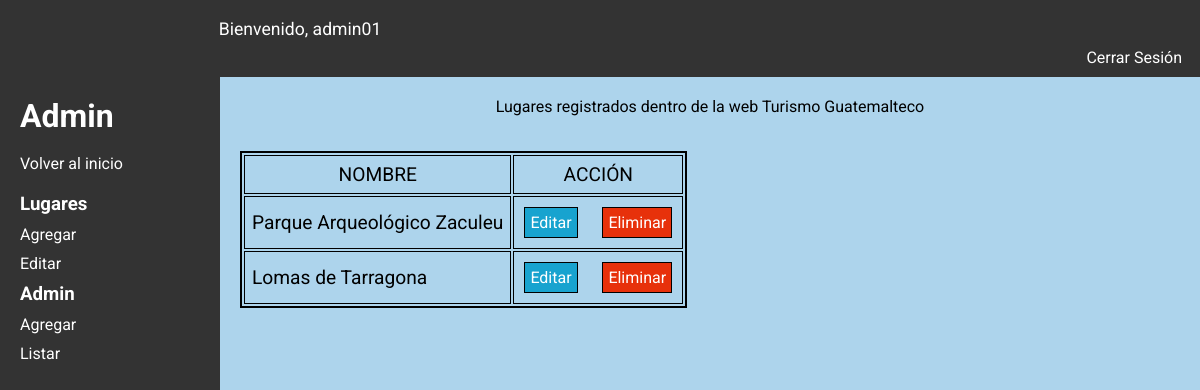
The page /view/admin/index.php?o=edit (signed in) on the database as committed earlier.
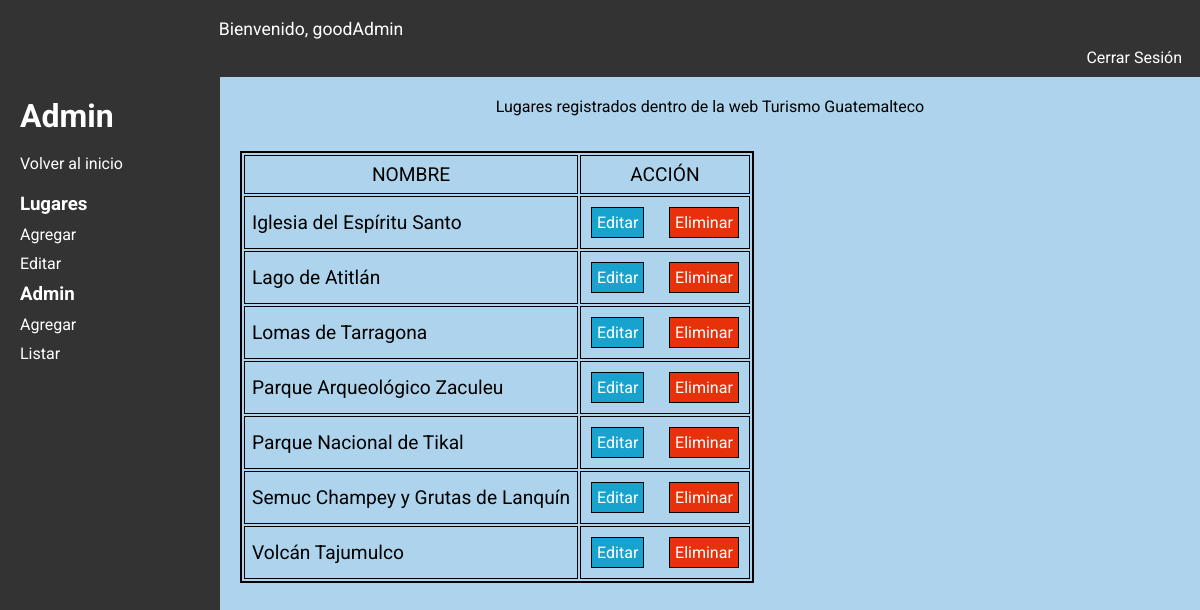
The same page on the database as committed later.
### tables this page shows
CREATE TABLE lugar(
    `id` int NOT NULL AUTO_INCREMENT,
    `nombre` VARCHAR(80) NOT NULL,
    `departamento` VARCHAR(80) NOT NULL,
    `municipio` VARCHAR(80) NOT NULL,
    `descripcion` TEXT NOT NULL,
    `foto` TEXT NOT NULL,
    PRIMARY KEY(`nombre`,`departamento`,`municipio`), INDEX(`id`)
);

### controller/controller.php (called while the page is built, shortened)
<?php
require_once(realpath($_SERVER["DOCUMENT_ROOT"]) .'/Turismo-Guatemalteco/model/model.php');
class Controller{
    static function getLugaresAdmin(){
        $consulta = new Model();
        $lugares = $consulta->listarTodosLugares();
        require_once(realpath($_SERVER["DOCUMENT_ROOT"]) .'/Turismo-Guatemalteco/view/admin/lugaresTuristicos.php');
    }
}

### model/model.php (called while the page is built, shortened)
<?php
class Model
{
    private $conexion;
    private $data;
    public function __construct()
    {
        $host = "localhost";
        $user = 'turismo_admin';
        $pass = 'phpturismo?';
        $database = 'turismo';
        try {
            $this->conexion = new PDO("mysql:host=$host;dbname=$database", $user, $pass);
        } catch (PDOException $error) {
            die("Could not connect to the database $database :" . $error->getMessage());
        }
    }
    public function listarTodosLugares()
    {
        $stmt = $this->conexion->prepare('SELECT * FROM lugar');
        $stmt->execute();
        while ($rows = $stmt->fetchAll(PDO::FETCH_ASSOC)) {
            $this->data[] = $rows;
        }
        return $this->data;
    }
}

### view/admin/lugaresTuristicos.php (the view, shortened to what this page needs)
<!DOCTYPE html>
<html lang="en">
<head>
    <link rel="stylesheet" href="../../view/css/styles.css">
</head>
<body>
    <?php
    if (isset($_SESSION["admin_sesion"])) :
    ?>
        <?php
            include("../templates/admin/navbar.php");
            include("../templates/admin/sidebar.php");
        ?>
        <div class="content">
            <p style="text-align: center;">Lugares registrados dentro de la web Turismo Guatemalteco</p><br>
            <table>
                <tr>
                    <td style="text-align: center; padding: 7px;">NOMBRE</td>
                    <td style="text-align: center; padding: 7px;">ACCIÓN</td>
                </tr>
                <tbody>
                    <?php
                    if (isset($lugares)&&!empty($lugares)) :
                        foreach ($lugares as $key => $lugar)
                            foreach ($lugar as $lug) : ?>
                            <tr>
                                <td class="content__table"><?php echo $lug['nombre'] ?></td>
                                <td>
                                    <div>
                                    <a class="options__edit__update" href="index.php?o=update&id=<?php echo $lug['id'] ?>">Editar</a>
                                        <a class="options__edit__delete" onclick="return confirm('¿Estás seguro de que deseas eliminar <?php echo $lug['nombre']; ?>?')" href="index.php?o=delete&id=<?php echo $lug['id'] ?>">Eliminar</a>
                                    </div>
                                </td>
                            </tr>
                        <?php endforeach ?>
                    <?php else : ?>
                        <td colspan="2">No se han agregado lugares turísticos a la base de datos. </td>
                    <?php endif; ?>
                </tbody>
            </table>
        </div>
    <?php else : ?>
        <?php header("Location: ../../controller/logout.php"); ?>
    <?php endif ?>
</body>
</html>

### view/admin/index.php (shortened to what this page needs)
<?php
require_once(realpath($_SERVER["DOCUMENT_ROOT"]) .'/Turismo-Guatemalteco/controller/controller.php');
if($_SERVER["REQUEST_METHOD"]=="GET"){
    if(isset($_GET) && $_GET['o']=='edit'){
        Controller::getLugaresAdmin();
    }else if(isset($_GET) && $_GET['o']=='add'){
        require_once("agregarLugar.php");
    }else if(isset($_GET) && $_GET['o']=='delete'){
        Controller::eliminarLugar($_GET['id']);
    }else if(isset($_GET) && $_GET['o']=='update'){
        $id = $_GET['id'];
        Controller::obtenerLugarAdmin($id);
    }else if(isset($_GET) && $_GET['o']=='add_admin'){
        require_once("agregarAdmin.php");
    }else if(isset($_GET) && $_GET['o']=='list_admin'){
        Controller::getAdmin();
    }else {
        header("Location: dashboard.php");
        exit;
    }
}

### view/templates/admin/navbar.php
<nav class="navbar">
            <div class="user-info">
                <span>Bienvenido, <?php echo $_SESSION["admin_sesion"];  ?></span>
            </div>
            <ul class="nav-links">
                <li><a href="../../controller/logout.php" class="logout">Cerrar Sesión</a></li>
            </ul>
</nav>

### view/templates/admin/sidebar.php
<div class="sidebar">
            <h1>Admin</h1>
            <br>
            <a href="dashboard.php">Volver al inicio</a>
            <div class="div-sidebar">
                <h3 class="title-sidebar">Lugares</h3>
                <ul>
                    <li><a href="index.php?o=add">Agregar</a></li>
                    <li><a href="index.php?o=edit">Editar</a></li>
                </ul>
                <h3 class="title-sidebar">Admin</h3>
                <ul>
                    <li><a href="index.php?o=add_admin">Agregar</a></li>
                    <li><a href="index.php?o=list_admin">Listar</a></li>
                </ul>
            </div>
</div>

### view/css/styles.css (style rules this page uses)
* { margin: 0; padding: 0; box-sizing: border-box; }
body { font-family: "Roboto", sans-serif; background-color: #ADD4EC; min-height: 100vh; }
.sidebar { background-color: #333; color: #fff; width: 220px; height: 100vh; padding: 20px; position: fixed; left: 0; }
.div-sidebar { margin-bottom: 10px; margin-top: 20px; }
.title-sidebar { margin-bottom: 10px; margin-top: 10px; }
.sidebar a { color: #fff; text-decoration: none; }
.sidebar ul { list-style: none; padding: 0; }
.sidebar ul li { margin-bottom: 10px; margin-top: 10px; }
.sidebar ul li a { color: #fff; text-decoration: none; }
.navbar { background-color: #333; color: #fff; padding: 10px; }
.nav-links { list-style: none; display: flex; margin: 0; padding: 0; justify-content: flex-end; }
.user-info { font-size: 1.1rem; color: #fff; text-decoration: none; padding: 0.5em 0.5em; margin-left: 200px; }
.nav-links li { margin-left: 10px; }
.nav-links li:first-child { margin-left: 0; }
.nav-links li a { color: #fff; text-decoration: none; padding: 0.5em 0.5em; }
.logout { border-radius: 5px; color: #fff; text-decoration: none; }
.content { margin-left: 220px; padding: 20px; color: #000; }
table { border: 2px solid #000; margin-top: 1rem; }
table tr,td { border: 1px solid #000; font-size: 1.2rem; }
.content__table { padding: 7px 7px; }
.options__edit__delete { display: inline-block; margin: 10px; font-size: 1rem; border: 0.1rem solid black; padding: 5px; cursor: pointer; background-color: #E7310B; color: #FFFFFF; text-decoration: none; }
.options__edit__update { display: inline-block; margin: 10px; font-size: 1rem; border: 0.1rem solid black; padding: 5px; cursor: pointer; background-color: #18A3CF; color: #FFFFFF; text-decoration: none; }

Rows that differ between the two databases and show on the page:
added lugar: nombre "Iglesia del Espíritu Santo"
added lugar: nombre "Lago de Atitlán"
changed lugar "Lomas de Tarragona": moves up the list
added lugar: nombre "Parque Nacional de Tikal"
added lugar: nombre "Semuc Champey y Grutas de Lanquín"
added lugar: nombre "Volcán Tajumulco"
Other text that changed with them:
$_SESSION["admin_sesion"]: "admin01" → "goodAdmin"
